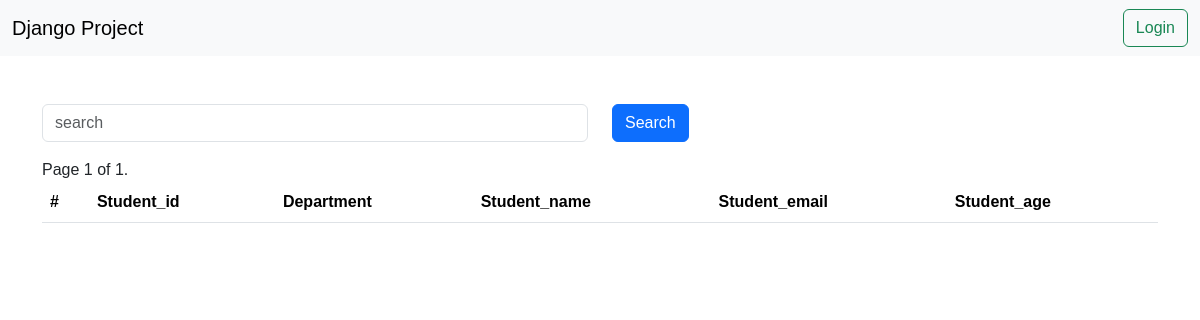
Before: /reports/students/?page=10 with the older database file.
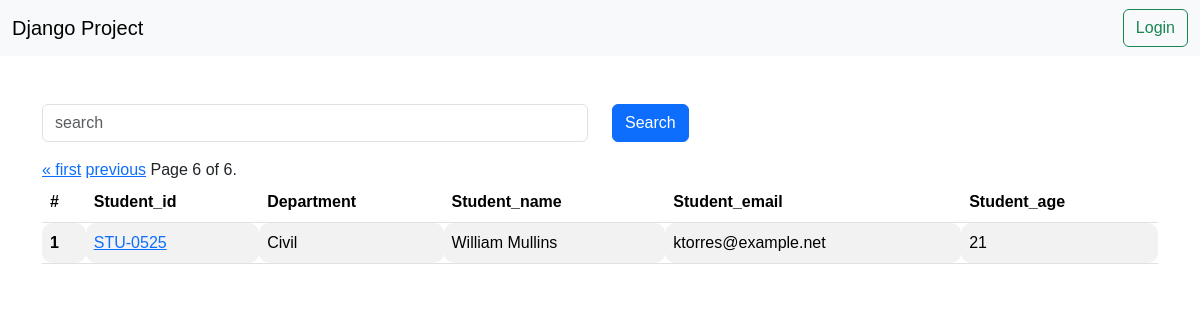
After: the same page with the newer database file.
### vege/models.py (models this page shows, shortened)
class Student(models.Model):
    department = models.ForeignKey(Department , related_name="depart" , on_delete=models.CASCADE)
    S_Id = models.OneToOneField(StudentId , on_delete=models.CASCADE , related_name="studentid")
    S_name = models.CharField(max_length=100)
    S_email = models.EmailField(unique=True)
    S_age = models.CharField(default=18 , max_length=3)
    S_address = models.TextField()
    class Meta :
        ordering  = ['S_name']
        verbose_name = "student"

class StudentId(models.Model):
    S_Id = models.CharField(max_length=100)
    def __str__(self) -> str:
        return self.S_Id

class Department(models.Model):
    department = models.CharField(max_length=100)
    def __str__(self) -> str :
        return self.department
    class Meta :
        ordering = ['department']
        verbose_name = "department"

### vege/views.py (the view)
# urls.py: path('reports/students/' , get_students , name='students'),
def get_students(request):
    queryset = Student.objects.all()
    if request.GET.get('search'):
        search = request.GET.get('search')
        queryset = queryset.filter(S_name__icontains = search)
    paginator = Paginator(queryset, 10)  # Show 25 contacts per page.
    page_number = request.GET.get("page",1)
    page_obj = paginator.get_page(page_number)
    return render (request , 'reports/students.html' , {'queryset' : page_obj})

### vege/templates/reports/students.html (shortened to what this page needs)
{% extends "base.html"%}
{%block start%}
<div class="container mt-5">
    <form class="mb-3">
    <div class="row">
    <div class="col-md-6">
        <input class="form-control" name="search" placeholder="search">
    </div>
    <div class="col-md-6">
        <button class="btn btn-primary">Search</button>
    </div>
    </div>
    </form>
    <table class="table table-striped">
        <thead>
          <tr>
            <th scope="col">#</th>
            <th scope="col">Student_id</th>
            <th scope="col">Department</th>
            <th scope="col">Student_name</th>
            <th scope="col">Student_email</th>
            <th scope="col">Student_age</th>
          </tr>
        </thead>
        <tbody>
            {% for student in queryset %}
          <tr>
            <th scope="row">{{forloop.counter}}</th>
            <td>
            <a href="/reports/see_marks/{{student.S_Id}}/">{{student.S_Id}}</a>
            </td>
            <td>{{student.department}}</td>
            <td>{{student.S_name}}</td>
            <td>{{student.S_email}}</td>
            <td>{{student.S_age}}</td>
          </tr>
          {% endfor %}
          <div class="pagination">
            <span class="step-links">
                {% if queryset.has_previous %}
                    <a href="?page=1">&laquo; first</a>
                    <a href="?page={{ queryset.previous_page_number }}">previous</a>
                {% endif %}
                <span class="current">
                    Page {{ queryset.number }} of {{ queryset.paginator.num_pages }}.
                </span>
            </span>
        </div>
        </tbody>
      </table>
</div>
  {% endblock %}

Changed rows visible on the page:
added Student: S_Id "STU-0525", department "Civil", S_name "William Mullins", S_email "ktorres@example.net", S_age "21"
Other visible differences:
{{ queryset.number }}: "1" → "6"
{{ queryset.paginator.num_pages }}: "1" → "6"
text now shown: "« first previous"
